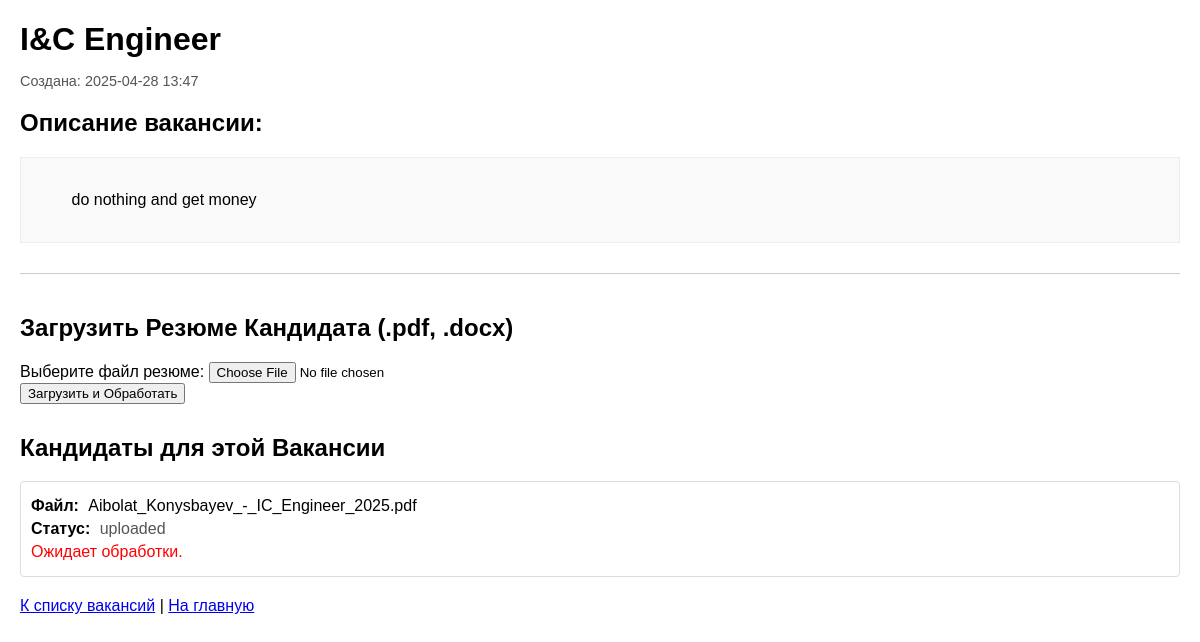
The app's page /jobs/1 (signed in), older data.
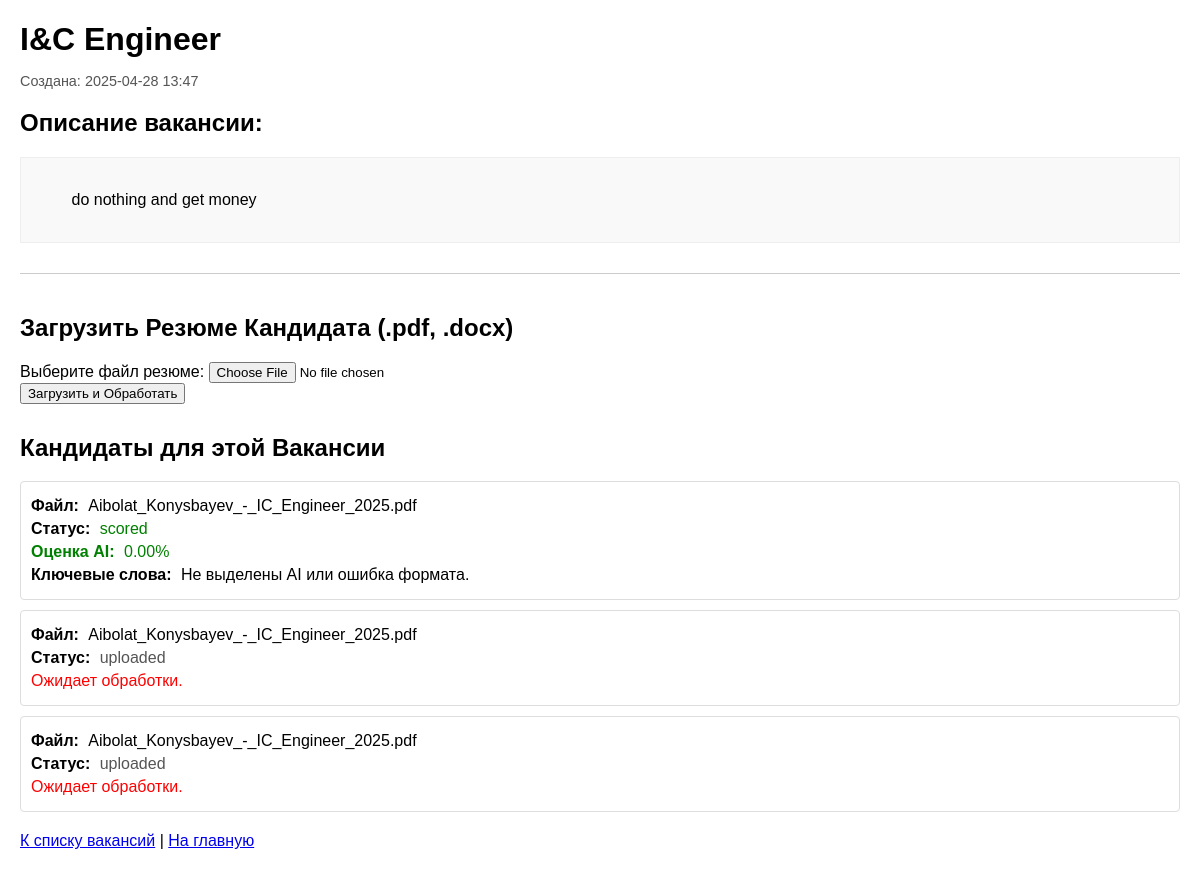
The same page, newer data.
### app.py (models this page shows, shortened)
class Vacancy(db.Model):
    id = db.Column(db.Integer, primary_key=True)
    title = db.Column(db.String(100), nullable=False)
    description = db.Column(db.Text, nullable=False)
    created_at = db.Column(db.DateTime, nullable=False, default=datetime.utcnow)
    user_id = db.Column(db.Integer, db.ForeignKey('user.id'), nullable=False)
    candidates = db.relationship('Candidate', backref='vacancy', lazy=True, cascade='all, delete-orphan', order_by="Candidate.created_at.desc()")

class Candidate(db.Model):
    id = db.Column(db.Integer, primary_key=True)
    vacancy_id = db.Column(db.Integer, db.ForeignKey('vacancy.id'), nullable=False)
    original_filename = db.Column(db.String(255), nullable=False)
    storage_path = db.Column(db.String(255), nullable=True)
    extracted_text = db.Column(db.Text, nullable=True)
    ai_score = db.Column(db.Float, nullable=True)
    keywords = db.Column(db.Text, nullable=True)
    status = db.Column(db.String(50), nullable=False, default='uploaded')
    created_at = db.Column(db.DateTime, nullable=False, default=datetime.utcnow)

### app.py (the view)
@app.route('/jobs/<int:job_id>')
@login_required
def view_job(job_id):
    job = Vacancy.query.get_or_404(job_id)
    if job.user_id != current_user.id:
        abort(403)
    candidates = job.candidates # Благодаря relationship в модели Vacancy, они уже отсортированы
    return render_template('view_job.html', job=job, user=current_user, candidates=candidates)

### app.py (called while the page is built)
@login_manager.user_loader
def load_user(user_id):
    return User.query.get(int(user_id))

@app.template_filter('from_json')
def from_json_filter(json_string):
    if isinstance(json_string, str):
        try:
            return json.loads(json_string)
        except (json.JSONDecodeError, TypeError):
            return None
    return json_string

### templates/view_job.html (shortened to what this page needs)
<!DOCTYPE html>
<html lang="ru">
<head>
</head>
<body>
    <h1>{{ job.title }}</h1>
    <p class="job-meta">
        Создана: {{ job.created_at.strftime('%Y-%m-%d %H:%M') }}
    </p>
    <h2>Описание вакансии:</h2>
    <div class="job-description">
        {{ job.description }}
    </div>
    <div style="margin-top: 30px; padding-top: 20px; border-top: 1px solid #ccc;">
        <h2>Загрузить Резюме Кандидата (.pdf, .docx)</h2>
        <form method="POST" action="{{ url_for('upload_resume', job_id=job.id) }}" enctype="multipart/form-data">
            <div>
                <label for="resume_file">Выберите файл резюме:</label>
                <input type="file" id="resume_file" name="resume_file" accept=".pdf,.docx" required>
            </div>
            <button type="submit">Загрузить и Обработать</button>
        </form>
    </div>
    <div style="margin-top: 30px;">
        <h2>Кандидаты для этой Вакансии</h2>
        {% if candidates %}
            <ul class="candidate-list">
            {% for candidate in candidates %}
                <li class="candidate-item">
                    <p><strong>Файл:</strong> {{ candidate.original_filename }}</p>
                    <p><strong>Статус:</strong> <span class="status-{{ candidate.status }}">{{ candidate.status }}</span></p>
                    {% if candidate.status == 'scored' %}
                        <p style="color: green;"><strong>Оценка AI:</strong> {{ "%.2f" | format(candidate.ai_score) }}%</p>
                        {% if candidate.keywords %}
                            {% set keywords_list = candidate.keywords | from_json %}
                            <p><strong>Ключевые слова:</strong>
                                {% if keywords_list and (keywords_list is iterable) and (keywords_list is not string) %}
                                    {{ keywords_list | join(', ') }}
                                {% else %}
                                    Не выделены AI или ошибка формата.
                                {% endif %}
                            </p>
                        {% endif %}
                    {% elif 'failed' in candidate.status or candidate.status in ['uploaded', 'processing'] %}
                         <p style="color: red;">
                            {% if candidate.keywords and 'failed' in candidate.status and candidate.keywords is string %}
                                Детали: {{ candidate.keywords }}
                            {% elif candidate.status == 'uploaded' %}
                                Ожидает обработки.
                            {% elif candidate.status == 'processing' %}
                                В процессе обработки...
                            {% else %}
                                См. логи сервера для деталей ошибки.
                            {% endif %}
                         </p>
                    {% endif %}
                </li>
            {% endfor %}
            </ul>
        {% else %}
            <p class="no-jobs">Кандидатов пока нет.</p>
        {% endif %}
    </div>
    <p style="margin-top: 20px;">
        <a href="{{ url_for('list_jobs') }}">К списку вакансий</a>
         |
        <a href="{{ url_for('index') }}">На главную</a>
    </p>
</body>
</html>

### templates/view_job.html (style rules this page uses)
body { font-family: sans-serif; margin: 20px; }
h1 { margin-bottom: 5px; }
.job-meta { font-size: 0.9em; color: #555; margin-bottom: 20px; }
.job-description { border: 1px solid #eee; padding: 15px; white-space: pre-wrap; word-wrap: break-word; background-color: #f9f9f9; }
.candidate-list { list-style: none; padding: 0; }
.candidate-item { border: 1px solid #ddd; padding: 10px; margin-bottom: 10px; border-radius: 4px; }
.candidate-item p { margin: 5px 0; }
.candidate-item strong { margin-right: 5px; }
.status-uploaded { color: #555; }
.status-scored { color: green; }

Row changes from the older to the newer data that the page shows:
added Candidate: original_filename "Aibolat_Konysbayev_-_IC_Engineer_2025.pdf", status "scored", ai_score "0.00", shows "Ключевые слова:", keywords "Не выделены AI или ошибка формата."
added Candidate: original_filename "Aibolat_Konysbayev_-_IC_Engineer_2025.pdf", status "uploaded", shows "Ожидает обработки."
